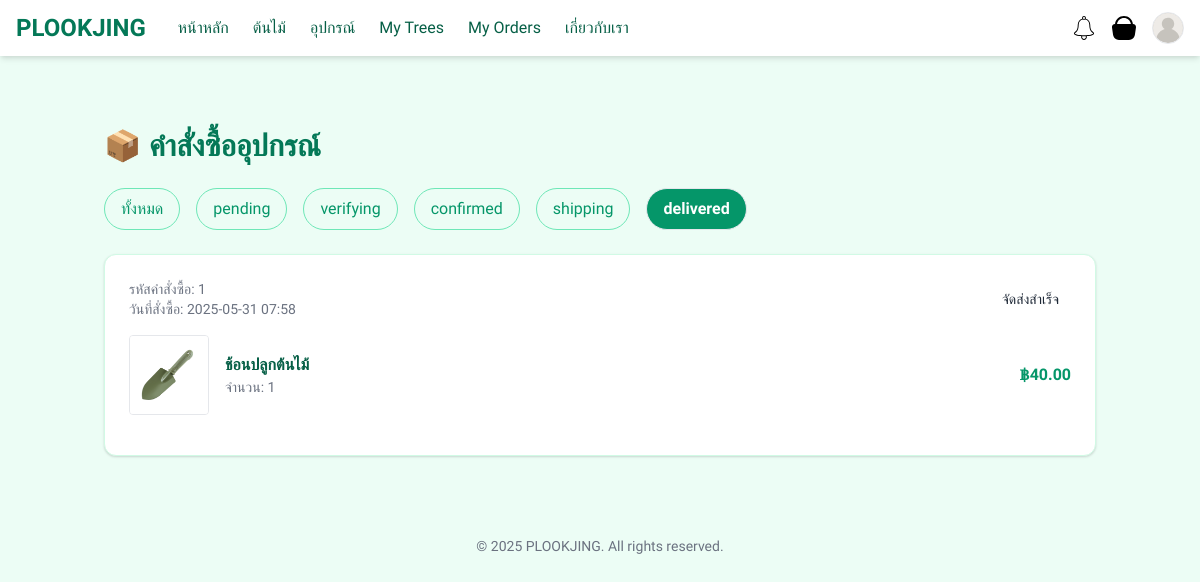
Page /my-orders/?status=delivered (signed in) on the committed database.
### myapp/models.py (models this page shows, shortened)
class UserEquipment(models.Model):
    STATUS_CHOICES = [
        ('pending', 'รอตรวจสอบ'),       # ผู้ใช้อัปโหลดสลิปแล้ว
        ('verifying', 'กำลังตรวจสอบ'),   # แอดมินกำลังตรวจสลิป
        ('confirmed', 'ยืนยันแล้ว'),     # แอดมินอนุมัติสลิป
        ('shipping', 'กำลังจัดส่ง'),     # แพ็คของ/ส่ง
        ('delivered', 'จัดส่งสำเร็จ'),   # ถึงมือแล้ว
    ]
    user = models.ForeignKey(User, on_delete=models.CASCADE)
    product_name = models.CharField(max_length=255, blank=True)
    image_url = models.URLField(blank=True)
    image = models.ImageField(upload_to='equipment/', blank=True, null=True)
    equipment = models.ForeignKey(Equipment, on_delete=models.CASCADE)
    quantity = models.PositiveIntegerField(default=1)
    address = models.CharField(max_length=255, blank=True)
    tel = models.CharField(max_length=20, blank=True)
    payment_slip = models.ImageField(upload_to='slips/', blank=True, null=True)
    updated_at = models.DateTimeField(auto_now=True)
    status = models.CharField(
        max_length=20,
        choices=STATUS_CHOICES,
        default='pending'
    )
    total_price = models.DecimalField(max_digits=10, decimal_places=2, blank=True, null=True)
    created_at = models.DateTimeField(auto_now_add=True)

class Equipment(models.Model):
    name = models.CharField(max_length=100)
    description = models.TextField(blank=True)
    price = models.DecimalField(max_digits=10, decimal_places=2)
    image = models.ImageField(upload_to='equipment/', blank=True, null=True)

### myapp/views.py (the view)
# urls.py: path('my-orders/', views.my_orders, name='my_orders'),
@login_required
def my_orders(request):
    all_orders = UserEquipment.objects.filter(
        user=request.user,
        payment_slip__isnull=False  # ✅ เฉพาะที่จ่ายเงินแล้ว (แนบสลิปแล้ว)
    ).order_by('-created_at')
    status_filter = request.GET.get('status', 'ทั้งหมด')
    if status_filter != 'ทั้งหมด':
        filtered_orders = all_orders.filter(status=status_filter)
    else:
        filtered_orders = all_orders
    status_choices = [choice[0] for choice in UserEquipment.STATUS_CHOICES]
    status_choices.insert(0, 'ทั้งหมด')
    return render(request, 'myapp/my_orders.html', {
        'orders': filtered_orders,
        'selected_status': status_filter,
        'status_choices': status_choices,
    })

### myapp/templates/myapp/my_orders.html (shortened to what this page needs)
{% extends 'base.html' %}
{% load static %}
{% block content %}
<div class="max-w-5xl mx-auto mt-10 px-4 font-prompt">
  <h1 class="text-3xl font-bold text-green-700 mb-6">📦 คำสั่งซื้ออุปกรณ์</h1>
  <div class="flex gap-4 mb-6">
    {% for status in status_choices %}
      <a href="?status={{ status }}" class="px-4 py-2 rounded-full border
         {% if selected_status == status %}
           bg-green-600 text-white font-semibold
         {% else %}
           border-green-300 text-green-600 hover:bg-green-100
         {% endif %}
       ">
        {{ status }}
      </a>
    {% endfor %}
  </div>
  {% if orders %}
    {% for order in orders %}
      <div class="bg-white shadow rounded-xl p-6 mb-6 border border-green-100">
        <div class="flex justify-between items-center mb-4">
          <div>
            <p class="text-sm text-gray-500">รหัสคำสั่งซื้อ: <span class="font-medium">{{ order.id }}</span></p>
            <p class="text-sm text-gray-500">วันที่สั่งซื้อ: {{ order.created_at|date:"Y-m-d H:i" }}</p>
          </div>
          <div>
            <span class="px-3 py-1 text-sm rounded-full
              {% if order.status == 'pending' %}
                bg-yellow-100 text-yellow-800
              {% elif order.status == 'verifying' %}
                bg-blue-100 text-blue-800
              {% elif order.status == 'confirmed' %}
                bg-green-100 text-green-800
              {% elif order.status == 'shipping' %}
                bg-indigo-100 text-indigo-800
              {% elif order.status == 'delivered' %}
                bg-emerald-100 text-emerald-800
              {% else %}
                bg-gray-200 text-gray-600
              {% endif %}
            ">
              {{ order.get_status_display }}
            </span>
          </div>
        </div>
        <div class="flex items-center gap-4 mb-4">
          {% if order.equipment.image %}
            <img src="{{ order.equipment.image.url }}" alt="{{ order.equipment.name }}" class="w-20 h-20 object-cover rounded border">
          {% else %}
            <div class="w-20 h-20 flex items-center justify-center bg-gray-100 text-gray-500 border rounded">
              No Image
            </div>
          {% endif %}
          <div class="flex-1">
            <p class="text-green-800 font-semibold">{{ order.equipment.name }}</p>
            <p class="text-gray-500 text-sm">จำนวน: {{ order.quantity }}</p>
          </div>
          <div class="text-right text-green-600 font-semibold">
            ฿{{ order.total_price|floatformat:2 }}
          </div>
        </div>
      </div>
    {% endfor %}
  {% else %}
    <p class="text-center text-gray-400 mt-10">ไม่มีคำสั่งซื้อในสถานะนี้</p>
  {% endif %}
</div>
{% endblock %}

### myapp/templates/base.html (style rules this page uses)
body { font-family: 'Prompt', sans-serif; }

### rows in the picture
UserEquipment: id "1", created_at "2025-05-31 07:58", status "จัดส่งสำเร็จ", equipment.image (picture), equipment.name "ช้อนปลูกต้นไม้", quantity "1", total_price "40.00"

### other values in the picture
{{ status }} "ทั้งหมด" "pending" "verifying" "confirmed" "shipping" "delivered"
